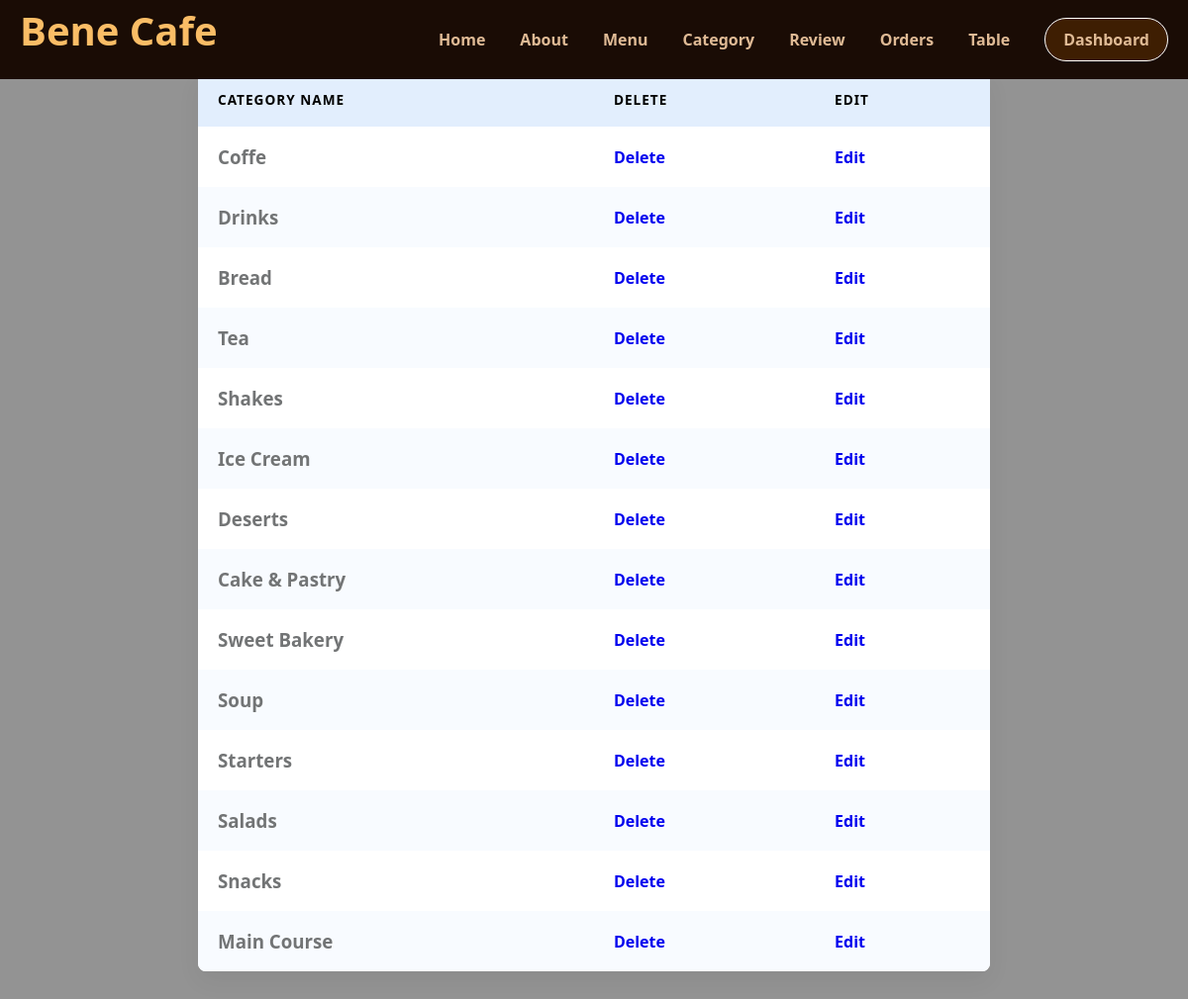
Page /view_category/ on the committed database.
### cafe_app/models.py (models this page shows, shortened)
class Category(models.Model):
    name = models.CharField(max_length=100)

### cafe_app/views.py (the view)
# urls.py: path('view_category/',views.category_view,name='view_cat'),
def category_view(request):
    categories = Category.objects.all()
    return render(request, 'c_admin/view_category.html', {'categories': categories})

### cafe_app/context_processors.py (called while the page is built, shortened)
def cart_count(request):
    count = 0
    return {
        'cart_count': count
    }

### templates/c_admin/view_category.html (shortened to what this page needs)
    {% load static %}
    <!DOCTYPE html>
    <html lang="en">
    <head>
        <link rel="stylesheet" href="{% static 'css/c_admin/view_cat.css' %}">
    </head>
    <body>
                    {% include 'nav.html' %}
            <div class="main_content">
<div class="vie_category">
            <h1>All Categories</h1>
        <div class="ctg_table">
        <table >
    {% if categories %}
<table>
                <thead>
                    <tr>
                        <th>CATEGORY NAME</th>
                        <th>DELETE</th>
                        <th>EDIT</th>
                    </tr>
                </thead>
                <tbody>
        {% for i in categories %}
    <tr>
        <td>
            <h3>{{ i.name }}</h3></td>
            <td><a href="/delete_category/{{ i.id }}">Delete</a>
            </td><td> <a href="/edit_cate/{{ i.id }}"> Edit
                </a></td>
    </tr>
        {% endfor %}
                </tbody>
            </table>
    {% else %}
        <h2>No Categories Found</h2>
    {% endif %}
    </div>
    </div></div>
    </body>
    </html>

### static/css/c_admin/view_cat.css (style rules this page uses)
body { margin: 0; min-height: 100vh; background-image: url("https://images.unsplash.com/photo-1453614512568-c4024d13c247?fm=jpg&q=60&w=3000&auto=format&fit=crop&ixlib=rb-4.1.0&ixid=M3wxMjA3fDB8MHxzZWFyY2h8Mnx8Y29mZmVlJTIwc2hvcHxlbnwwfHwwfHx8MA%3D%3D") ; font-family: 'Segoe UI', Tahoma, Geneva, Verdana, sans-serif; display: flex; justify-content: center; padding: 40px; }
body::after { content: ""; position: fixed; inset: 0; background: rgba(0, 0, 0, 0.425); z-index: -1; }
.vie_category { width: 100%; max-width: 800px; transform: translateY(-150px); }
h1 { color: #fabd66; margin-bottom: 20px; }
.ctg_table { background: white; border-radius: 8px; overflow: hidden; box-shadow: 0 10px 25px rgba(0, 0, 0, 0.05); }
table { width: 100%; border-collapse: collapse; text-align: left; }
thead tr { background-color: #e2eefd; color: #000000; text-transform: uppercase; font-size: 0.85rem; letter-spacing: 1px; }
th, td { padding: 18px 20px; }
tbody tr:nth-child(even) { background-color: #f8fbff; }
td { color: #727475; font-weight: 500; }
a { text-decoration: none; font-size: 1rem; font-weight: bold; }
.main_content { margin-top: 120px; width: 100%; display: flex; justify-content: center; align-items: center; }

### static/css/nav_bar.css (style rules this page uses)
* { margin: 0; padding: 0; box-sizing: border-box; }

### rows in the picture
Category: name "Coffe"
Category: name "Drinks"
Category: name "Bread"
Category: name "Tea"
Category: name "Shakes"
Category: name "Ice Cream"
Category: name "Deserts"
Category: name "Cake & Pastry"
Category: name "Sweet Bakery"
Category: name "Soup"
Category: name "Starters"
Category: name "Salads"
Category: name "Snacks"
Category: name "Main Course"
